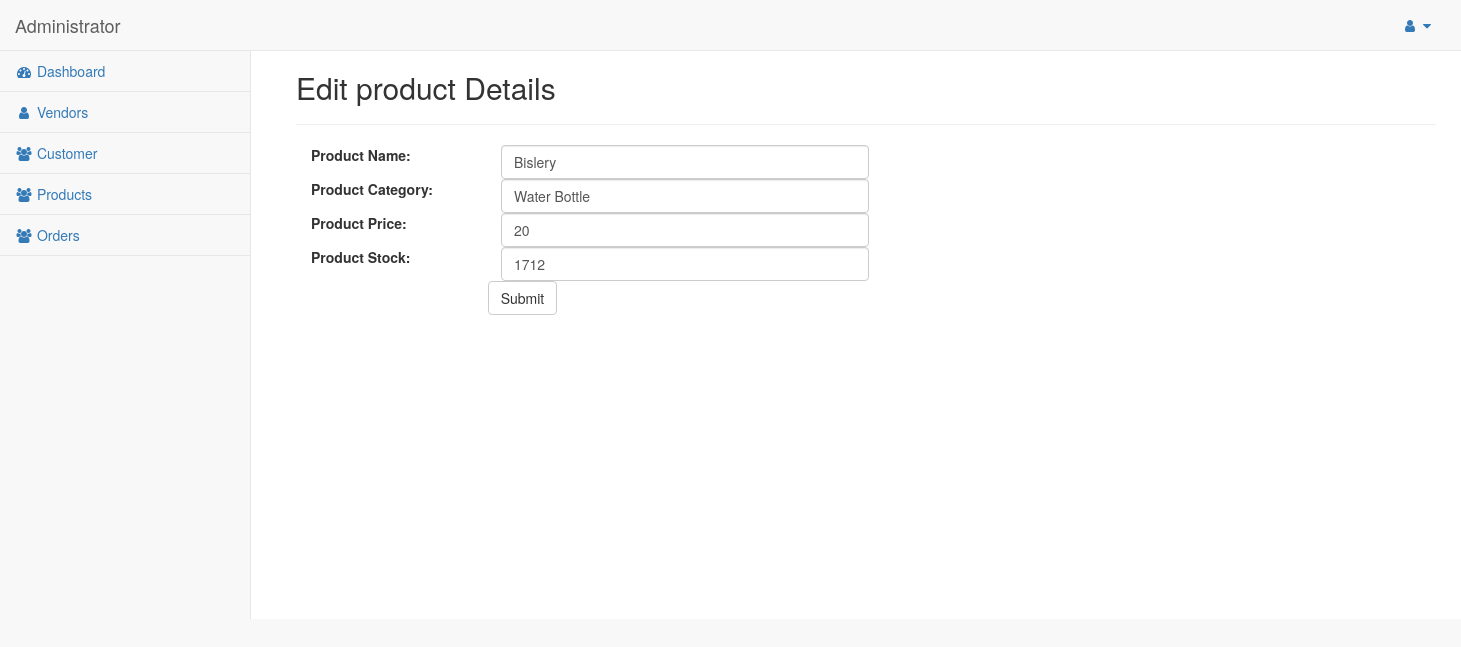
The app's page /edit_product.php?id=1 (signed in) with its own data.
### tables this page shows
CREATE TABLE `products` (
  `product_id` int(11) NOT NULL,
  `product_category` varchar(100) NOT NULL,
  `product_name` varchar(100) NOT NULL,
  `product_cost` int(11) NOT NULL,
  `product_price` int(11) NOT NULL DEFAULT 0,
  `product_stock` int(11) NOT NULL DEFAULT 0
);

### edit_product.php (the view, shortened to what this page needs)
<?php
include 'includes/auth_validate.php';
    $sql = "SELECT * from products WHERE product_id = ".$_GET['id'];
    $result = $con->query($sql);
include_once('includes/header.php');
?>
<section id="page-wrapper">
    <div class="container">
        <h2>Edit product Details </h2>
        <hr>
        <form class="form" action="edit_product.php">
            <?php while($row = $result->fetch_assoc()) { ?>
            <div class="form-group">
                <label class="control-label col-sm-2" for="email">Product Name:</label>
                <div class="col-sm-10">
                    <input style="width:40%" type="text" value="<?php echo $row['product_name'] ?>" class="form-control"
                        placeholder="product Name" name="product_name">
                </div>
            </div>
            <div class="form-group">
                <label class="control-label col-sm-2" for="email">Product Category:</label>
                <div class="col-sm-10">
                    <input style="width:40%" type="text" value="<?php echo $row['product_category'] ?>"
                        class="form-control" placeholder="product Name" name="product_category">
                </div>
            </div>
            <div class="form-group">
                <label class="control-label col-sm-2" for="email">Product Price:</label>
                <div class="col-sm-10">
                    <input style="width:40%" type="number" value="<?php echo $row['product_price'] ?>"
                        class="form-control" placeholder="product Name" name="product_price">
                </div>
            </div>
            <div class="form-group">
                <label class="control-label col-sm-2" for="email">Product Stock:</label>
                <div class="col-sm-10">
                    <input style="width:40%" type="text" value="<?php echo $row['product_stock'] ?>"
                        class="form-control" placeholder="product Name" name="product_stock">
                </div>
            </div>
    </div>
    <div class="form-group">
        <div class=" col-sm-offset-2 col-sm-10">
            <button type="submit" class="btn btn-default" name="edit_product" value="add_product">Submit</button>
        </div>
    </div>
    <?php } ?>
    </div>
<?php include 'includes/footer.php'; ?>

### assets/css/sb-admin-2.css (style rules this page uses)
body { background-color: #f8f8f8; }
#page-wrapper { padding: 0 15px; min-height: 568px; background-color: white; }
@media (min-width: 768px) { #page-wrapper { position: inherit; margin: 0 0 0 250px; padding: 0 30px; border-left: 1px solid #e7e7e7; } }

### records on screen
products: product_name "Bislery", product_category "Water Bottle", product_price "20", product_stock "1712"
